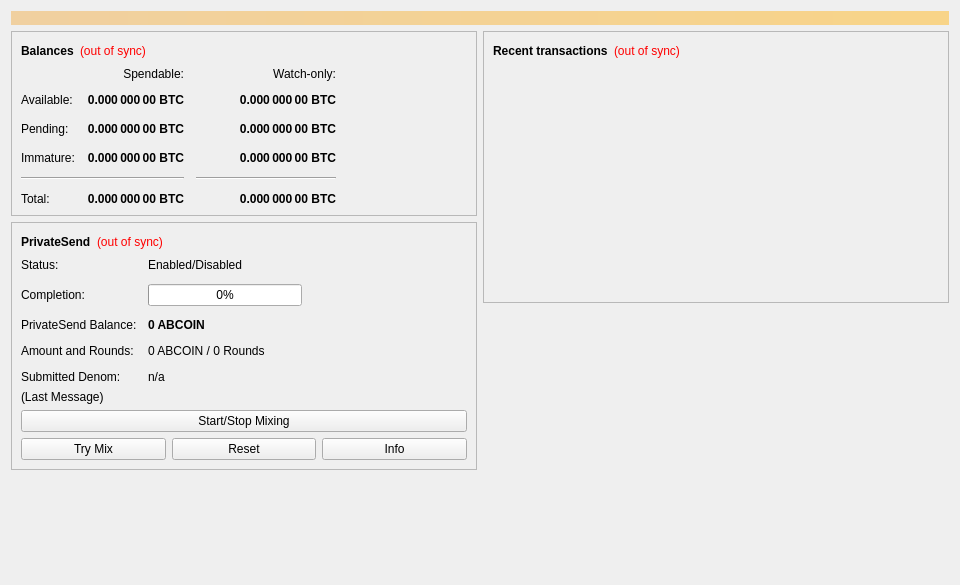
<?xml version="1.0" encoding="UTF-8"?>
<ui version="4.0">
 <class>OverviewPage</class>
 <widget class="QWidget" name="OverviewPage">
  <property name="geometry">
   <rect>
    <x>0</x>
    <y>0</y>
    <width>960</width>
    <height>585</height>
   </rect>
  </property>
  <property name="minimumSize">
   <size>
    <width>960</width>
    <height>0</height>
   </size>
  </property>
  <property name="windowTitle">
   <string>Form</string>
  </property>
  <layout class="QVBoxLayout" name="topLayout">
   <item>
    <widget class="QLabel" name="labelAlerts">
     <property name="visible">
      <bool>false</bool>
     </property>
     <property name="styleSheet">
      <string notr="true">QLabel { background-color: qlineargradient(x1: 0, y1: 0, x2: 1, y2: 0, stop:0 #F0D0A0, stop:1 #F8D488); color:#000000; }</string>
     </property>
     <property name="wordWrap">
      <bool>true</bool>
     </property>
     <property name="margin">
      <number>3</number>
     </property>
     <property name="textInteractionFlags">
      <set>Qt::TextSelectableByMouse</set>
     </property>
    </widget>
   </item>
   <item>
    <layout class="QHBoxLayout" name="horizontalLayout" stretch="1,1">
     <item>
      <layout class="QVBoxLayout" name="verticalLayout_2">
       <item>
        <widget class="QFrame" name="frame">
         <property name="frameShape">
          <enum>QFrame::StyledPanel</enum>
         </property>
         <property name="frameShadow">
          <enum>QFrame::Raised</enum>
         </property>
         <layout class="QVBoxLayout" name="verticalLayout_4">
          <item>
           <layout class="QHBoxLayout" name="horizontalLayout_4">
            <item>
             <widget class="QLabel" name="label_5">
              <property name="font">
               <font>
                <weight>75</weight>
                <bold>true</bold>
               </font>
              </property>
              <property name="text">
               <string>Balances</string>
              </property>
             </widget>
            </item>
            <item>
             <widget class="QLabel" name="labelWalletStatus">
              <property name="toolTip">
               <string>The displayed information may be out of date. Your wallet automatically synchronizes with the Abcoin network after a connection is established, but this process has not completed yet.</string>
              </property>
              <property name="styleSheet">
               <string notr="true">QLabel { color: red; }</string>
              </property>
              <property name="text">
               <string notr="true">(out of sync)</string>
              </property>
              <property name="alignment">
               <set>Qt::AlignLeading|Qt::AlignLeft|Qt::AlignVCenter</set>
              </property>
             </widget>
            </item>
            <item>
             <spacer name="horizontalSpacer_3">
              <property name="orientation">
               <enum>Qt::Horizontal</enum>
              </property>
              <property name="sizeHint" stdset="0">
               <size>
                <width>40</width>
                <height>20</height>
               </size>
              </property>
             </spacer>
            </item>
           </layout>
          </item>
          <item>
           <layout class="QGridLayout" name="gridLayout">
            <property name="spacing">
             <number>12</number>
            </property>
            <item row="2" column="2">
             <widget class="QLabel" name="labelWatchPending">
              <property name="font">
               <font>
                <weight>75</weight>
                <bold>true</bold>
               </font>
              </property>
              <property name="cursor">
               <cursorShape>IBeamCursor</cursorShape>
              </property>
              <property name="toolTip">
               <string>Unconfirmed transactions to watch-only addresses</string>
              </property>
              <property name="text">
               <string notr="true">0.000 000 00 BTC</string>
              </property>
              <property name="alignment">
               <set>Qt::AlignRight|Qt::AlignTrailing|Qt::AlignVCenter</set>
              </property>
              <property name="textInteractionFlags">
               <set>Qt::LinksAccessibleByMouse|Qt::TextSelectableByKeyboard|Qt::TextSelectableByMouse</set>
              </property>
             </widget>
            </item>
            <item row="2" column="1">
             <widget class="QLabel" name="labelUnconfirmed">
              <property name="font">
               <font>
                <weight>75</weight>
                <bold>true</bold>
               </font>
              </property>
              <property name="cursor">
               <cursorShape>IBeamCursor</cursorShape>
              </property>
              <property name="toolTip">
               <string>Total of transactions that have yet to be confirmed, and do not yet count toward the spendable balance</string>
              </property>
              <property name="text">
               <string notr="true">0.000 000 00 BTC</string>
              </property>
              <property name="alignment">
               <set>Qt::AlignRight|Qt::AlignTrailing|Qt::AlignVCenter</set>
              </property>
              <property name="textInteractionFlags">
               <set>Qt::LinksAccessibleByMouse|Qt::TextSelectableByKeyboard|Qt::TextSelectableByMouse</set>
              </property>
             </widget>
            </item>
            <item row="3" column="2">
             <widget class="QLabel" name="labelWatchImmature">
              <property name="font">
               <font>
                <weight>75</weight>
                <bold>true</bold>
               </font>
              </property>
              <property name="cursor">
               <cursorShape>IBeamCursor</cursorShape>
              </property>
              <property name="toolTip">
               <string>Mined balance in watch-only addresses that has not yet matured</string>
              </property>
              <property name="text">
               <string notr="true">0.000 000 00 BTC</string>
              </property>
              <property name="alignment">
               <set>Qt::AlignRight|Qt::AlignTrailing|Qt::AlignVCenter</set>
              </property>
              <property name="textInteractionFlags">
               <set>Qt::LinksAccessibleByMouse|Qt::TextSelectableByKeyboard|Qt::TextSelectableByMouse</set>
              </property>
             </widget>
            </item>
            <item row="4" column="0" colspan="2">
             <widget class="Line" name="lineSpendableBalance">
              <property name="orientation">
               <enum>Qt::Horizontal</enum>
              </property>
             </widget>
            </item>
            <item row="4" column="2">
             <widget class="Line" name="lineWatchBalance">
              <property name="sizePolicy">
               <sizepolicy hsizetype="Preferred" vsizetype="Fixed">
                <horstretch>0</horstretch>
                <verstretch>0</verstretch>
               </sizepolicy>
              </property>
              <property name="minimumSize">
               <size>
                <width>140</width>
                <height>0</height>
               </size>
              </property>
              <property name="orientation">
               <enum>Qt::Horizontal</enum>
              </property>
             </widget>
            </item>
            <item row="5" column="0">
             <widget class="QLabel" name="labelTotalText">
              <property name="text">
               <string>Total:</string>
              </property>
             </widget>
            </item>
            <item row="3" column="1">
             <widget class="QLabel" name="labelImmature">
              <property name="font">
               <font>
                <weight>75</weight>
                <bold>true</bold>
               </font>
              </property>
              <property name="cursor">
               <cursorShape>IBeamCursor</cursorShape>
              </property>
              <property name="toolTip">
               <string>Mined balance that has not yet matured</string>
              </property>
              <property name="text">
               <string notr="true">0.000 000 00 BTC</string>
              </property>
              <property name="alignment">
               <set>Qt::AlignRight|Qt::AlignTrailing|Qt::AlignVCenter</set>
              </property>
              <property name="textInteractionFlags">
               <set>Qt::LinksAccessibleByMouse|Qt::TextSelectableByKeyboard|Qt::TextSelectableByMouse</set>
              </property>
             </widget>
            </item>
            <item row="2" column="3">
             <spacer name="horizontalSpacer_2">
              <property name="orientation">
               <enum>Qt::Horizontal</enum>
              </property>
              <property name="sizeHint" stdset="0">
               <size>
                <width>40</width>
                <height>20</height>
               </size>
              </property>
             </spacer>
            </item>
            <item row="3" column="0">
             <widget class="QLabel" name="labelImmatureText">
              <property name="text">
               <string>Immature:</string>
              </property>
             </widget>
            </item>
            <item row="5" column="1">
             <widget class="QLabel" name="labelTotal">
              <property name="font">
               <font>
                <weight>75</weight>
                <bold>true</bold>
               </font>
              </property>
              <property name="cursor">
               <cursorShape>IBeamCursor</cursorShape>
              </property>
              <property name="toolTip">
               <string>Your current total balance</string>
              </property>
              <property name="text">
               <string notr="true">0.000 000 00 BTC</string>
              </property>
              <property name="alignment">
               <set>Qt::AlignRight|Qt::AlignTrailing|Qt::AlignVCenter</set>
              </property>
              <property name="textInteractionFlags">
               <set>Qt::LinksAccessibleByMouse|Qt::TextSelectableByKeyboard|Qt::TextSelectableByMouse</set>
              </property>
             </widget>
            </item>
            <item row="5" column="2">
             <widget class="QLabel" name="labelWatchTotal">
              <property name="font">
               <font>
                <weight>75</weight>
                <bold>true</bold>
               </font>
              </property>
              <property name="cursor">
               <cursorShape>IBeamCursor</cursorShape>
              </property>
              <property name="toolTip">
               <string>Current total balance in watch-only addresses</string>
              </property>
              <property name="text">
               <string notr="true">0.000 000 00 BTC</string>
              </property>
              <property name="alignment">
               <set>Qt::AlignRight|Qt::AlignTrailing|Qt::AlignVCenter</set>
              </property>
              <property name="textInteractionFlags">
               <set>Qt::LinksAccessibleByMouse|Qt::TextSelectableByKeyboard|Qt::TextSelectableByMouse</set>
              </property>
             </widget>
            </item>
            <item row="0" column="2">
             <widget class="QLabel" name="labelWatchonly">
              <property name="text">
               <string>Watch-only:</string>
              </property>
              <property name="alignment">
               <set>Qt::AlignRight|Qt::AlignTrailing|Qt::AlignVCenter</set>
              </property>
             </widget>
            </item>
            <item row="1" column="0">
             <widget class="QLabel" name="labelBalanceText">
              <property name="text">
               <string>Available:</string>
              </property>
             </widget>
            </item>
            <item row="1" column="1">
             <widget class="QLabel" name="labelBalance">
              <property name="font">
               <font>
                <weight>75</weight>
                <bold>true</bold>
               </font>
              </property>
              <property name="cursor">
               <cursorShape>IBeamCursor</cursorShape>
              </property>
              <property name="toolTip">
               <string>Your current spendable balance</string>
              </property>
              <property name="text">
               <string notr="true">0.000 000 00 BTC</string>
              </property>
              <property name="alignment">
               <set>Qt::AlignRight|Qt::AlignTrailing|Qt::AlignVCenter</set>
              </property>
              <property name="textInteractionFlags">
               <set>Qt::LinksAccessibleByMouse|Qt::TextSelectableByKeyboard|Qt::TextSelectableByMouse</set>
              </property>
             </widget>
            </item>
            <item row="1" column="2">
             <widget class="QLabel" name="labelWatchAvailable">
              <property name="font">
               <font>
                <weight>75</weight>
                <bold>true</bold>
               </font>
              </property>
              <property name="cursor">
               <cursorShape>IBeamCursor</cursorShape>
              </property>
              <property name="toolTip">
               <string>Your current balance in watch-only addresses</string>
              </property>
              <property name="text">
               <string notr="true">0.000 000 00 BTC</string>
              </property>
              <property name="alignment">
               <set>Qt::AlignRight|Qt::AlignTrailing|Qt::AlignVCenter</set>
              </property>
              <property name="textInteractionFlags">
               <set>Qt::LinksAccessibleByMouse|Qt::TextSelectableByKeyboard|Qt::TextSelectableByMouse</set>
              </property>
             </widget>
            </item>
            <item row="2" column="0">
             <widget class="QLabel" name="labelPendingText">
              <property name="text">
               <string>Pending:</string>
              </property>
             </widget>
            </item>
            <item row="0" column="1">
             <widget class="QLabel" name="labelSpendable">
              <property name="text">
               <string>Spendable:</string>
              </property>
              <property name="alignment">
               <set>Qt::AlignRight|Qt::AlignTrailing|Qt::AlignVCenter</set>
              </property>
             </widget>
            </item>
           </layout>
          </item>
         </layout>
        </widget>
       </item>
       <item>
        <widget class="QFrame" name="framePrivateSend">
         <property name="layoutDirection">
          <enum>Qt::LeftToRight</enum>
         </property>
         <property name="frameShape">
          <enum>QFrame::StyledPanel</enum>
         </property>
         <property name="frameShadow">
          <enum>QFrame::Raised</enum>
         </property>
         <layout class="QVBoxLayout" name="VerticalLayout_PS1">
          <item>
           <layout class="QHBoxLayout" name="horizontalLayout_5">
            <item>
             <widget class="QLabel" name="labelPrivateSendHeader">
              <property name="font">
               <font>
                <weight>75</weight>
                <bold>true</bold>
               </font>
              </property>
              <property name="text">
               <string>PrivateSend</string>
              </property>
             </widget>
            </item>
            <item>
             <widget class="QLabel" name="labelPrivateSendSyncStatus">
              <property name="toolTip">
               <string>The displayed information may be out of date. Your wallet automatically synchronizes with the Abcoin network after a connection is established, but this process has not completed yet.</string>
              </property>
              <property name="styleSheet">
               <string notr="true">QLabel { color: red; }</string>
              </property>
              <property name="text">
               <string notr="true">(out of sync)</string>
              </property>
              <property name="alignment">
               <set>Qt::AlignLeading|Qt::AlignLeft|Qt::AlignVCenter</set>
              </property>
             </widget>
            </item>
            <item>
             <spacer name="horizontalSpacer_4">
              <property name="orientation">
               <enum>Qt::Horizontal</enum>
              </property>
              <property name="sizeHint" stdset="0">
               <size>
                <width>40</width>
                <height>20</height>
               </size>
              </property>
             </spacer>
            </item>
           </layout>
          </item>
          <item>
           <layout class="QFormLayout" name="privateSendFormLayout">
            <property name="fieldGrowthPolicy">
             <enum>QFormLayout::AllNonFixedFieldsGrow</enum>
            </property>
            <property name="horizontalSpacing">
             <number>11</number>
            </property>
            <property name="verticalSpacing">
             <number>12</number>
            </property>
            <item row="0" column="0">
             <widget class="QLabel" name="labelPrivateSendEnabledText">
              <property name="text">
               <string>Status:</string>
              </property>
             </widget>
            </item>
            <item row="0" column="1">
             <widget class="QLabel" name="labelPrivateSendEnabled">
              <property name="text">
               <string>Enabled/Disabled</string>
              </property>
             </widget>
            </item>
            <item row="1" column="0">
             <widget class="QLabel" name="labelCompletitionText">
              <property name="text">
               <string>Completion:</string>
              </property>
             </widget>
            </item>
            <item row="1" column="1">
             <widget class="QProgressBar" name="privateSendProgress">
              <property name="maximumSize">
               <size>
                <width>154</width>
                <height>16777215</height>
               </size>
              </property>
              <property name="value">
               <number>0</number>
              </property>
             </widget>
            </item>
            <item row="2" column="0">
             <widget class="QLabel" name="labelAnonymizedText">
              <property name="text">
               <string>PrivateSend Balance:</string>
              </property>
             </widget>
            </item>
            <item row="2" column="1">
             <widget class="QLabel" name="labelAnonymized">
              <property name="font">
               <font>
                <weight>75</weight>
                <bold>true</bold>
               </font>
              </property>
              <property name="text">
               <string notr="true">0 ABCOIN</string>
              </property>
             </widget>
            </item>
            <item row="3" column="0">
             <widget class="QLabel" name="labelAmountAndRoundsText">
              <property name="text">
               <string>Amount and Rounds:</string>
              </property>
             </widget>
            </item>
            <item row="3" column="1">
             <widget class="QLabel" name="labelAmountRounds">
              <property name="text">
               <string>0 ABCOIN / 0 Rounds</string>
              </property>
             </widget>
            </item>
            <item row="4" column="0">
             <widget class="QLabel" name="labelSubmittedDenomText">
              <property name="text">
               <string>Submitted Denom:</string>
              </property>
             </widget>
            </item>
            <item row="4" column="1">
             <widget class="QLabel" name="labelSubmittedDenom">
              <property name="toolTip">
               <string>The denominations you submitted to the Masternode.&lt;br&gt;To mix, other users must submit the exact same denominations.</string>
              </property>
              <property name="text">
               <string>n/a</string>
              </property>
             </widget>
            </item>
           </layout>
          </item>
          <item>
           <layout class="QVBoxLayout" name="VerticalLayout_PS">
            <item>
             <widget class="QLabel" name="labelPrivateSendLastMessage">
              <property name="text">
               <string>(Last Message)</string>
              </property>
              <property name="alignment">
               <set>Qt::AlignLeading|Qt::AlignLeft|Qt::AlignTop</set>
              </property>
              <property name="wordWrap">
               <bool>true</bool>
              </property>
             </widget>
            </item>
            <item>
             <widget class="QPushButton" name="togglePrivateSend">
              <property name="sizePolicy">
               <sizepolicy hsizetype="MinimumExpanding" vsizetype="Fixed">
                <horstretch>0</horstretch>
                <verstretch>0</verstretch>
               </sizepolicy>
              </property>
              <property name="text">
               <string>Start/Stop Mixing</string>
              </property>
             </widget>
            </item>
            <item>
             <layout class="QHBoxLayout" name="horizontalLayout_debugbuttons">
              <item>
               <widget class="QPushButton" name="privateSendAuto">
                <property name="sizePolicy">
                 <sizepolicy hsizetype="MinimumExpanding" vsizetype="Fixed">
                  <horstretch>0</horstretch>
                  <verstretch>0</verstretch>
                 </sizepolicy>
                </property>
                <property name="toolTip">
                 <string>Try to manually submit a PrivateSend request.</string>
                </property>
                <property name="text">
                 <string>Try Mix</string>
                </property>
               </widget>
              </item>
              <item>
               <widget class="QPushButton" name="privateSendReset">
                <property name="sizePolicy">
                 <sizepolicy hsizetype="MinimumExpanding" vsizetype="Fixed">
                  <horstretch>0</horstretch>
                  <verstretch>0</verstretch>
                 </sizepolicy>
                </property>
                <property name="toolTip">
                 <string>Reset the current status of PrivateSend (can interrupt PrivateSend if it's in the process of Mixing, which can cost you money!)</string>
                </property>
                <property name="autoFillBackground">
                 <bool>false</bool>
                </property>
                <property name="text">
                 <string>Reset</string>
                </property>
               </widget>
              </item>
              <item>
               <widget class="QPushButton" name="privateSendInfo">
                <property name="sizePolicy">
                 <sizepolicy hsizetype="MinimumExpanding" vsizetype="Fixed">
                  <horstretch>0</horstretch>
                  <verstretch>0</verstretch>
                 </sizepolicy>
                </property>
                <property name="toolTip">
                 <string>Information about PrivateSend and Mixing</string>
                </property>
                <property name="text">
                 <string>Info</string>
                </property>
               </widget>
              </item>
             </layout>
            </item>
           </layout>
          </item>
         </layout>
        </widget>
       </item>
       <item>
        <spacer name="verticalSpacer">
         <property name="orientation">
          <enum>Qt::Vertical</enum>
         </property>
         <property name="sizeHint" stdset="0">
          <size>
           <width>20</width>
           <height>40</height>
          </size>
         </property>
        </spacer>
       </item>
      </layout>
     </item>
     <item>
      <layout class="QVBoxLayout" name="verticalLayout_3">
       <item>
        <widget class="QFrame" name="frame_2">
         <property name="frameShape">
          <enum>QFrame::StyledPanel</enum>
         </property>
         <property name="frameShadow">
          <enum>QFrame::Raised</enum>
         </property>
         <layout class="QVBoxLayout" name="verticalLayout">
          <item>
           <layout class="QHBoxLayout" name="horizontalLayout_2">
            <item>
             <widget class="QLabel" name="label_4">
              <property name="font">
               <font>
                <weight>75</weight>
                <bold>true</bold>
               </font>
              </property>
              <property name="text">
               <string>Recent transactions</string>
              </property>
             </widget>
            </item>
            <item>
             <widget class="QLabel" name="labelTransactionsStatus">
              <property name="toolTip">
               <string>The displayed information may be out of date. Your wallet automatically synchronizes with the Abcoin network after a connection is established, but this process has not completed yet.</string>
              </property>
              <property name="styleSheet">
               <string notr="true">QLabel { color: red; }</string>
              </property>
              <property name="text">
               <string notr="true">(out of sync)</string>
              </property>
              <property name="alignment">
               <set>Qt::AlignLeading|Qt::AlignLeft|Qt::AlignVCenter</set>
              </property>
             </widget>
            </item>
            <item>
             <spacer name="horizontalSpacer">
              <property name="orientation">
               <enum>Qt::Horizontal</enum>
              </property>
              <property name="sizeHint" stdset="0">
               <size>
                <width>40</width>
                <height>20</height>
               </size>
              </property>
             </spacer>
            </item>
           </layout>
          </item>
          <item>
           <widget class="QListView" name="listTransactions">
            <property name="styleSheet">
             <string notr="true">QListView { background: transparent; }</string>
            </property>
            <property name="frameShape">
             <enum>QFrame::NoFrame</enum>
            </property>
            <property name="verticalScrollBarPolicy">
             <enum>Qt::ScrollBarAlwaysOff</enum>
            </property>
            <property name="horizontalScrollBarPolicy">
             <enum>Qt::ScrollBarAlwaysOff</enum>
            </property>
            <property name="selectionMode">
             <enum>QAbstractItemView::NoSelection</enum>
            </property>
           </widget>
          </item>
         </layout>
        </widget>
       </item>
       <item>
        <spacer name="verticalSpacer_2">
         <property name="orientation">
          <enum>Qt::Vertical</enum>
         </property>
         <property name="sizeHint" stdset="0">
          <size>
           <width>20</width>
           <height>40</height>
          </size>
         </property>
        </spacer>
       </item>
      </layout>
     </item>
    </layout>
   </item>
  </layout>
 </widget>
 <resources/>
 <connections/>
</ui>
